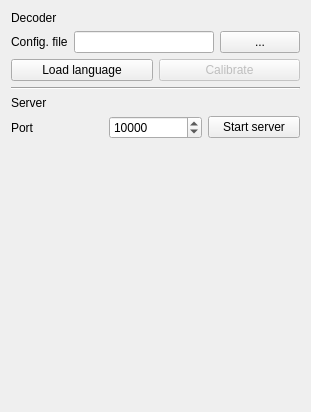
<?xml version="1.0" encoding="UTF-8"?>
<ui version="4.0">
 <class>ConfigUi</class>
 <widget class="QWidget" name="ConfigUi">
  <property name="geometry">
   <rect>
    <x>0</x>
    <y>0</y>
    <width>311</width>
    <height>412</height>
   </rect>
  </property>
  <property name="windowTitle">
   <string>Form</string>
  </property>
  <layout class="QVBoxLayout" name="verticalLayout">
   <item>
    <widget class="QLabel" name="label_6">
     <property name="text">
      <string>Decoder</string>
     </property>
    </widget>
   </item>
   <item>
    <layout class="QHBoxLayout" name="horizontalLayout">
     <item>
      <widget class="QLabel" name="label">
       <property name="text">
        <string>Config. file</string>
       </property>
      </widget>
     </item>
     <item>
      <widget class="QLineEdit" name="configFile"/>
     </item>
     <item>
      <widget class="QPushButton" name="configFileButton">
       <property name="text">
        <string>...</string>
       </property>
      </widget>
     </item>
    </layout>
   </item>
   <item>
    <layout class="QHBoxLayout" name="horizontalLayout_2"/>
   </item>
   <item>
    <layout class="QHBoxLayout" name="horizontalLayout_4">
     <item>
      <widget class="QPushButton" name="loadButton">
       <property name="text">
        <string>Load language</string>
       </property>
      </widget>
     </item>
     <item>
      <widget class="QPushButton" name="calibButton">
       <property name="enabled">
        <bool>false</bool>
       </property>
       <property name="text">
        <string>Calibrate</string>
       </property>
      </widget>
     </item>
    </layout>
   </item>
   <item>
    <widget class="Line" name="line">
     <property name="orientation">
      <enum>Qt::Horizontal</enum>
     </property>
    </widget>
   </item>
   <item>
    <widget class="QLabel" name="label_5">
     <property name="text">
      <string>Server</string>
     </property>
    </widget>
   </item>
   <item>
    <layout class="QHBoxLayout" name="horizontalLayout_5">
     <item>
      <widget class="QLabel" name="label_4">
       <property name="text">
        <string>Port</string>
       </property>
      </widget>
     </item>
     <item>
      <widget class="QSpinBox" name="portSphinBox">
       <property name="minimum">
        <number>1025</number>
       </property>
       <property name="maximum">
        <number>64000</number>
       </property>
       <property name="value">
        <number>10000</number>
       </property>
      </widget>
     </item>
     <item>
      <widget class="QPushButton" name="serverButton">
       <property name="text">
        <string>Start server</string>
       </property>
      </widget>
     </item>
    </layout>
   </item>
   <item>
    <spacer name="verticalSpacer">
     <property name="orientation">
      <enum>Qt::Vertical</enum>
     </property>
     <property name="sizeHint" stdset="0">
      <size>
       <width>20</width>
       <height>40</height>
      </size>
     </property>
    </spacer>
   </item>
  </layout>
 </widget>
 <tabstops>
  <tabstop>configFile</tabstop>
  <tabstop>configFileButton</tabstop>
  <tabstop>loadButton</tabstop>
 </tabstops>
 <resources/>
 <connections/>
</ui>
